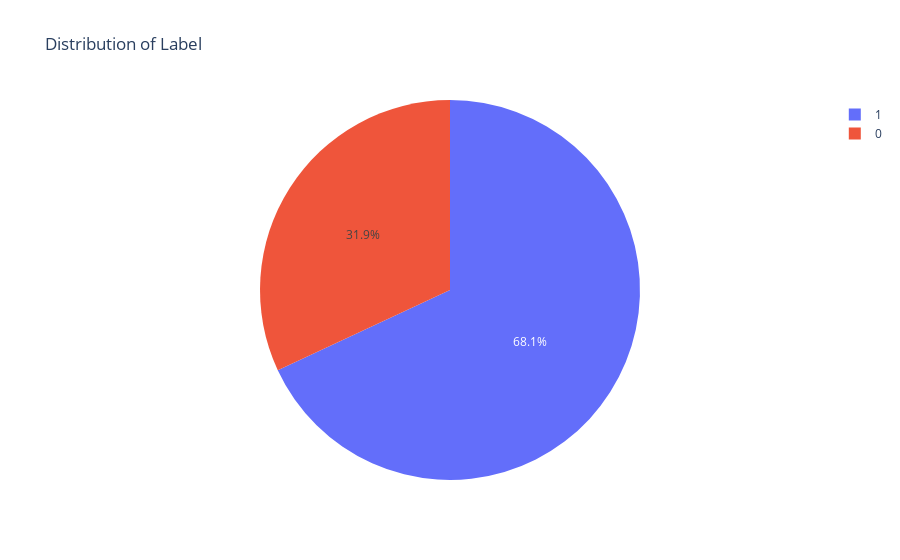

Notebook source saved alongside this figure:
### Code cell
fig = px.pie(lebel_counts,
             values=lebel_counts.values,
             names=lebel_counts.index,
             title='Distribution of Label')
fig.show()

### Figure 1 — Plotly figure (JSON) as saved in the notebook; plotly's stock layout.template omitted (floating-point values rounded to 4 significant figures)
{"data": [{"domain": {"x": [0, 1], "y": [0, 1]}, "hovertemplate": "label=%{label}<br>value=%{value}<extra></extra>", "labels": [1, 0], "legendgroup": "", "name": "", "showlegend": true, "type": "pie", "values": [119341, 56000]}], "layout": {"legend": {"tracegroupgap": 0}, "title": {"text": "Distribution of Label"}}}
